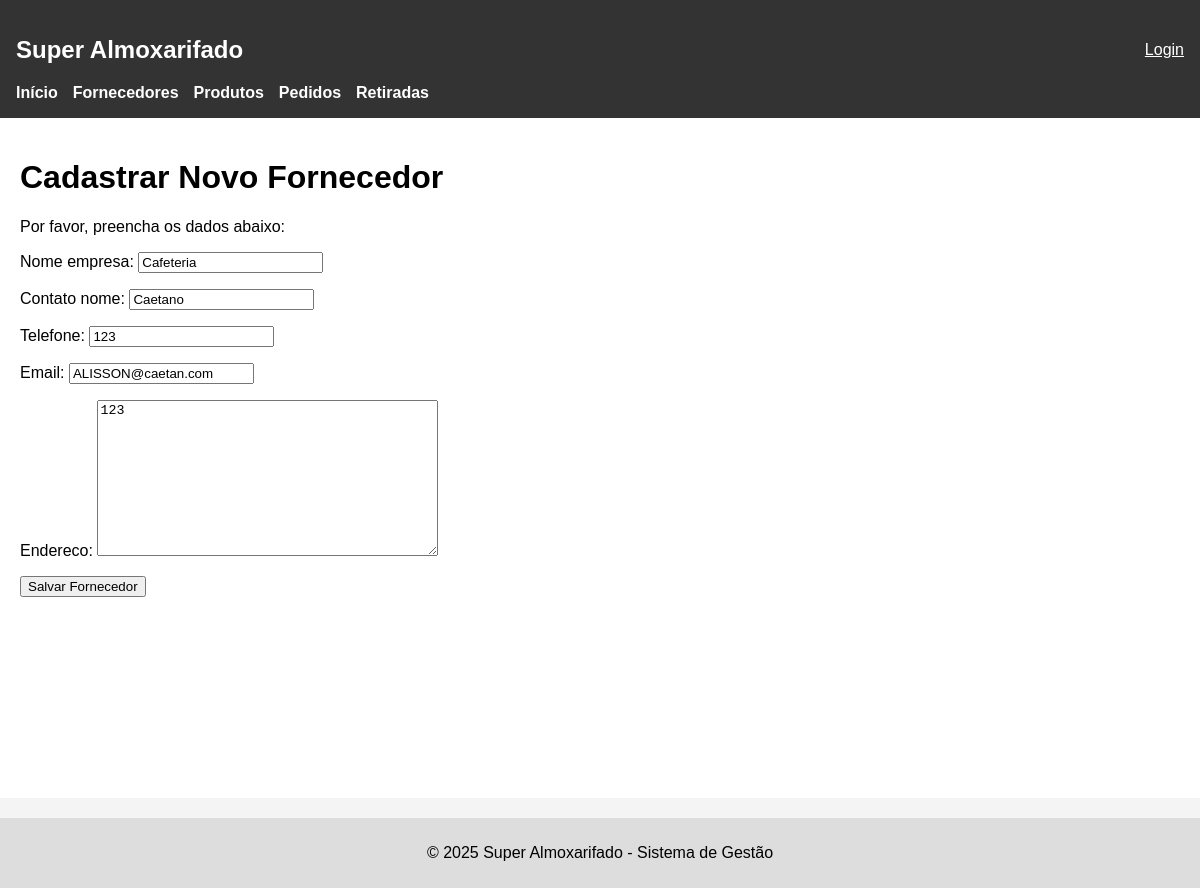
/fornecedores/editar/2/, run on the app's committed database.
### apps/fornecedores/models.py (models this page shows, shortened)
class Fornecedor(models.Model):
    nome_empresa = models.CharField(max_length=255)
    contato_nome = models.CharField(max_length=255)
    telefone = models.CharField(max_length=20)
    email = models.EmailField(unique=True)
    endereco = models.TextField()

### apps/fornecedores/views.py (the view)
# urls.py: path('editar/<int:forncedor_id>/', views.editar_fornecedor, name='editar_fornecedor'),
def editar_fornecedor(request, forncedor_id):
    fornecedor = Fornecedor.objects.get(id=forncedor_id)
    if request.method == 'POST':
        form = FornecedorForm(request.POST, instance=fornecedor)
        if form.is_valid():
            form.save()
            return redirect('lista_fornecedores')
    else:
        form = FornecedorForm(instance=fornecedor)
    return render(request, 'fornecedores/cadastro.html', {'form': form})

### apps/fornecedores/forms.py
class FornecedorForm(forms.ModelForm):
    class Meta:
        model = Fornecedor
        fields = ['nome_empresa', 'contato_nome', 'telefone', 'email', 'endereco']

### apps/fornecedores/templates/fornecedores/cadastro.html (shortened to what this page needs)
{% extends 'base.html' %}
{% block conteudo %}
    <h1>Cadastrar Novo Fornecedor</h1>
    <form method='post'>
        <p>Por favor, preencha os dados abaixo:</p>
        {{ form.as_p }}
        <button type="submit">Salvar Fornecedor</button>
    </form>
{% endblock %}

### templates/base.html (style rules this page uses)
body { font-family: sans-serif; margin: 0; padding: 0; background-color: #f4f4f4; }

### data on the page
Fornecedor: nome_empresa "Cafeteria", contato_nome "Caetano", telefone "123", email "ALISSON@caetan.com", endereco "123"
